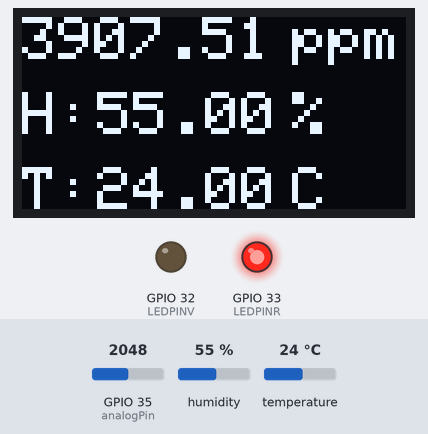
The sketch below on a simulated ESP32. On the bench: 128×64 one-colour display, output pins drawn as LEDs (lit = HIGH). The test bench sets the inputs (shaded band); at power-on: GPIO 35 (analogPin) = 2048, humidity 55 %, temperature 24 °C. WiFi joins after 1.5 s; servers stay silent unless stated; no MQTT or app messages arrive unless stated; what the sketch prints to the serial monitor is not drawn.

Above: at 5.2 s.
5.3 s: GPIO 35 (analogPin) set to 950
At 9.8 s:
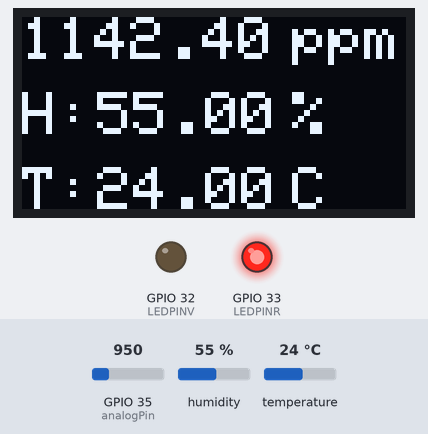
11.0 s: GPIO 35 (analogPin) set to 824
At 15.5 s:
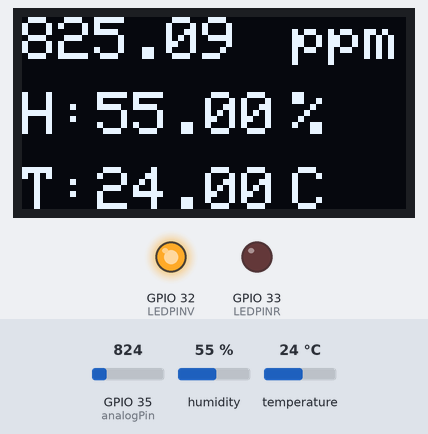
16.7 s: humidity set to 22 %
At 19.9 s:
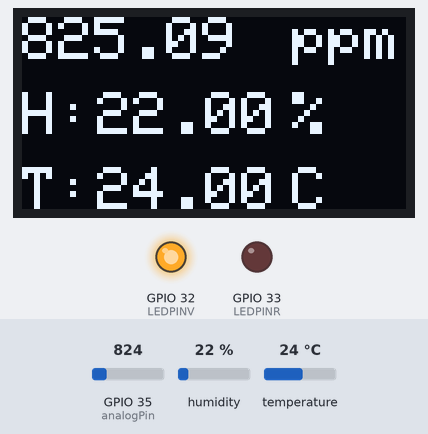
22.4 s: temperature set to 12 °C
At 25.6 s:
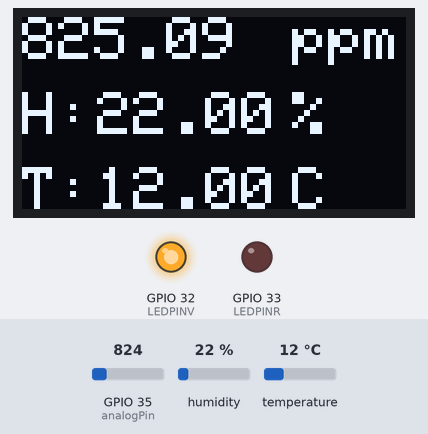
28.1 s: GPIO 35 (analogPin) set to 491
At 30.1 s:
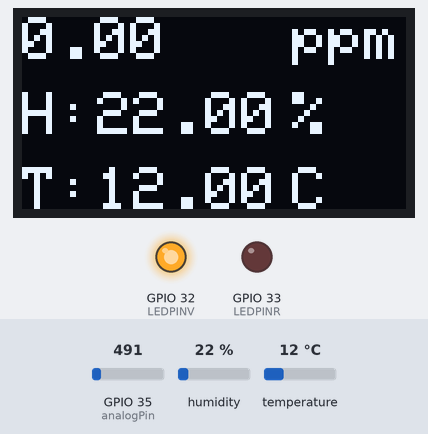
33.8 s: humidity set to 40 %
At 35.8 s:
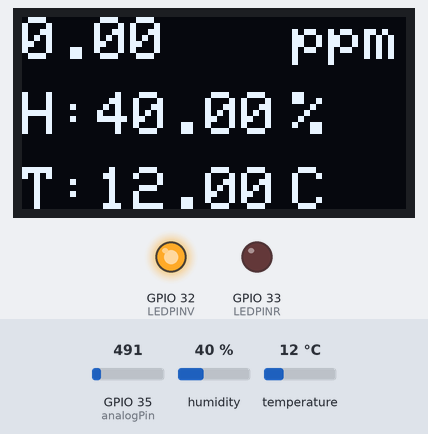
Timing chart, 0 to 37.3 s (numbered marks = the images above; inputs shaded):
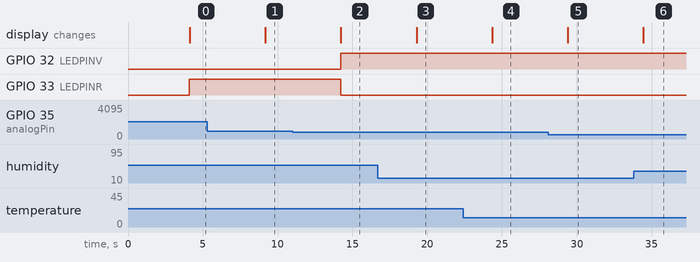

Measured:
- the behaviour switches between 894 and 893 on GPIO 35 (analogPin) (found by bisection; images 1 and 2)
- after the input at 5.3 s, the display: changes after 3.9 s (image 1)
- after the input at 11.0 s, GPIO 32 (LEDPINV): LOW → HIGH after 3.2 s; GPIO 33 (LEDPINR): HIGH → LOW after 3.2 s; the display: changes after 3.2 s (image 2)
- after the input at 16.7 s, the display: changes after 2.6 s (image 3)
- after the input at 22.4 s, the display: changes after 1.9 s (image 4)
- after the input at 28.1 s, the display: changes after 1.3 s (image 5)
- after the input at 33.8 s, the display: changes after 0.64 s (image 6)

The sketch:

CO2_DHT_MQTT_ESP32.ino
```cpp
#include <DHT.h>
#include <Wire.h>
#include <WiFi.h>
#include <PubSubClient.h>
#include <Adafruit_Sensor.h>
#include <Adafruit_GFX.h>
#include <Adafruit_SSD1306.h>

#define SCREEN_WIDTH 128 // OLED display width, in pixels
#define SCREEN_HEIGHT 64 // OLED display height, in pixels

#define DHTPIN 25 //Pin pour connecter la data du DHT11
#define DHTTYPE DHT11

#define LEDPINR 33
#define LEDPINV 32

DHT dht(DHTPIN, DHTTYPE);

const char* ssid = "Tryffin"; // Remplacer avec votre ssid de Wifi
const char* password = "99504312"; // Remplacer avec votre mot de passe de Wifi

// Declaration for an SSD1306 display connected to I2C (SDA, SCL pins)
Adafruit_SSD1306 display(SCREEN_WIDTH, SCREEN_HEIGHT, &Wire, -1);

int analogPin = 35;

// Remplacer avec votre adresse IP
const char* mqtt_serveur = "192.168.112.175";
// Le client et le dernier message
WiFiClient espClient;
PubSubClient client(espClient);
long dernier_mesg = 0;


// fonction pour lire la valeur de humidité
float ReadHum(){
  float hum = dht.readHumidity();
  if (isnan(hum)) {
    Serial.println("erreur de lire");
    return NULL;
  }
  else {
    Serial.println("Humidity:");
    Serial.println(hum);
    return hum;
  }
}


// fonction pour lire la valeur de température
float ReadTemp(){
  float temp = dht.readTemperature();
  if (isnan(temp)) {
    Serial.println("erreur de lire");
    return NULL;
  }
  else {
    Serial.println("Temperature:");
    Serial.println(temp);
    return temp;
  }
}


// fonction pour lire la valeur de concentration CO2
float ReadCO2(){
  //read voltage
  int sensorValue = analogRead(analogPin);

  // converte the analog signal to a voltage
  float voltage = sensorValue*(3.3/4095.0);
  if(voltage == 0)
  {
    Serial.println("FAULT");
    return NULL;
  }
  else if(voltage < 0.4)
  {
    Serial.println("pre-heating");
    return NULL;
  }
  else
  {
    // calculate for concentration CO2
    float voltage_diference=voltage-0.4;
    float concentration=voltage_diference*5000.0/1.6;

    // Print Voltage
    Serial.print("voltage:");
    Serial.print(voltage);
    Serial.println("V");

    //Print CO2 concentration
    Serial.print(concentration);
    Serial.println("ppm");
    return concentration;
  }
}


void setup(){
  Serial.begin(115200);

  if(!display.begin(SSD1306_SWITCHCAPVCC, 0x3C)) {
    Serial.println(F("SSD1306 allocation failed"));
    for(;;);
  }
  delay(2000);

  dht.begin(); // mettre à jour le DHT11

  pinMode(LEDPINR,OUTPUT);
  pinMode(LEDPINV,OUTPUT);

  // Connecter avec Wifi
  WiFi.begin(ssid, password);
  while (WiFi.status() != WL_CONNECTED) {
    delay(1000);
    Serial.println("En cours de connecter a Wifi\n");
  }

  if(WiFi.status() == WL_CONNECTED){
    Serial.println("Succes!\n");
  }

  Serial.println(WiFi.localIP());

  // Positionner le serveur avec le port 1883 et le callback
  client.setServer(mqtt_serveur, 1883);
  client.setCallback(callback);

  display.clearDisplay(); //initialisation ecran

  // configurer la taille, la couleur et le point départ de text
  display.setTextSize(2);
  display.setTextColor(WHITE);
}


void callback(char* topic, byte* message, unsigned int length) {

  String messageTemp;

  for (int i = 0; i < length; i++) {
    Serial.print((char)message[i]);
    messageTemp += (char)message[i];
  }

  Serial.println();
}


void reconnect() {
  // Boucle jusqu'a reconncter
  while (!client.connected()) {
    Serial.print("Tenter la connection de MQTT..");
    // Tenter a reconnecter

    if (client.connect("ESP32Client")) {
      Serial.println("Connecte!");

    } else {
      Serial.print("Echec, Return Code=");
      Serial.print(client.state());
      Serial.println(" Reessayer apres 5s");
      delay(5000);
    }
  }
}

void loop(){

  if (!client.connected()) {
    reconnect();
  }
  client.loop();

  float CO2 = ReadCO2(); //lire la concentration CO2
  float hum = ReadHum(); //lire la valeur de l'humidité
  float temp = ReadTemp(); //lire la valeur de température

  if(CO2 >= 1000 ){
      digitalWrite(LEDPINV,LOW);
      digitalWrite(LEDPINR,HIGH);
  }else{
      digitalWrite(LEDPINR,LOW);
      digitalWrite(LEDPINV,HIGH);
  }

  // Display static text
  display.setCursor(0, 0);
  display.println(CO2);
  display.setCursor(90, 0);
  display.println("ppm");

  display.setCursor(0, 25);
  display.println("H: ");
  display.setCursor(25, 25);
  display.println(hum);
  display.setCursor(90, 25);
  display.println("%");

  display.setCursor(0, 50);
  display.println("T:");
  display.setCursor(25, 50);
  display.println(temp);
  display.setCursor(90, 50);
  display.println("C");

  display.display();
  display.clearDisplay();

  long actuel = millis();
  if (actuel - dernier_mesg > 5000) {
    dernier_mesg = actuel;

    // Lire la temperature par DHT11
    // Convertir la temperature en array de char et Publish dans le topic de temperature
    char tempChar[8];
    dtostrf(temp, 1, 2, tempChar);
    client.publish("esp32/temp", tempChar);

    // Convertir l'humidite en array de char et Publish dans le topic de temperature
    char humdChar[8];
    dtostrf(hum, 1, 2, humdChar);
    client.publish("esp32/hum", humdChar);

    // Convertir la concentration de CO2 en array de char et Publish dans le topic de temperature
    char co2Char[8];
    dtostrf(CO2, 1, 2, co2Char);
    client.publish("esp32/co2", co2Char);
  }
  delay(5000);
}
```
